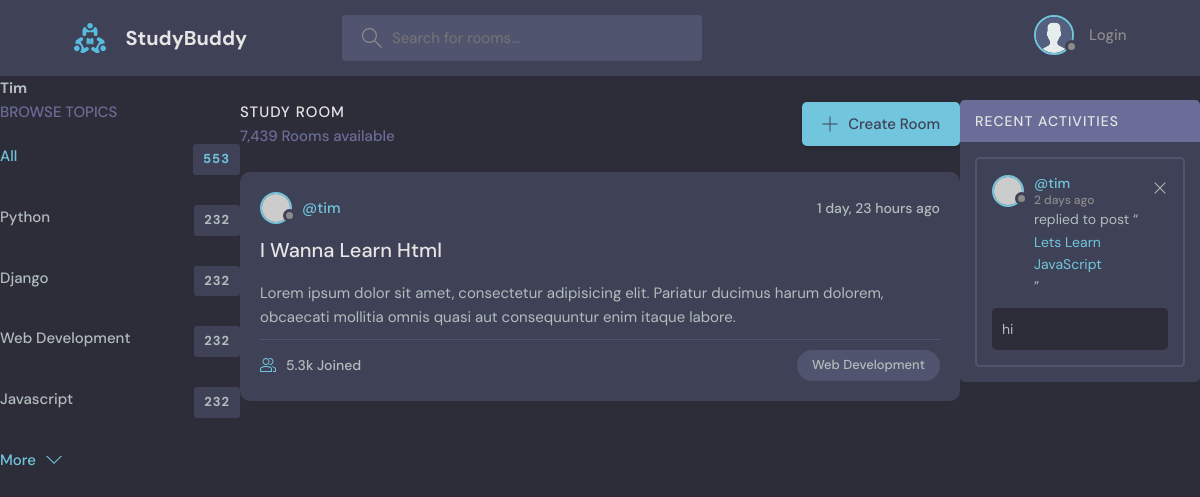
The app's page /profile/2/ with its own data.
### app/models.py (models this page shows, shortened)
class Topic(models.Model):
    name = models.CharField(max_length=200)

class Room(models.Model):
    host = models.ForeignKey(User, on_delete=models.SET_NULL, null=True)
    topic = models.ForeignKey(Topic, on_delete=models.SET_NULL, null=True)
    name = models.CharField(max_length=200, null=True, blank=True)
    description = models.TextField(null=True, blank=True)
    participants = models.ManyToManyField(User, related_name='participants', blank=True)
    updated = models.DateTimeField(auto_now_add=True)
    created = models.DateTimeField(auto_now_add=True)
    def __str__(self):
        return self.name
    class Meta:
        ordering = ['-updated', '-created']

class Message(models.Model):
    user = models.ForeignKey(User, on_delete=models.CASCADE)
    room = models.ForeignKey(Room, on_delete=models.CASCADE)
    body = models.TextField()
    updated = models.DateTimeField(auto_now_add=True)
    created = models.DateTimeField(auto_now_add=True)
    def __str__(self):
        return self.body[0:50]

### app/views.py (the view)
# urls.py: path('profile/<str:pk>/', views.profile, name='profile'),
def profile(request, pk):
    user = User.objects.get(id=pk)
    rooms = user.room_set.all()
    room_message = user.message_set.all()
    topics = Topic.objects.all()
    context = {'user': user, 'rooms': rooms, 'room_message': room_message, 'topics': topics}
    return render(request, 'profile.html', context)

### templates/profile.html (shortened to what this page needs)
{% extends 'main.html' %}
{% block content %}
<h3>{{user.username|title}}</h3>
<div class="profile-container">
    <div>
        {% include 'topics_component.html' %}
    </div>
    <div>
        {% include 'feed_component.html' %}
    </div>
    <div>
        {% include 'activity_component.html' %}
    </div>
</div>
{% endblock %}

### templates/main.html (shortened to what this page needs)
<!DOCTYPE html>
{% load static %}
<html lang="en">
<head>
  <link rel="stylesheet" href="{% static 'css/style.css' %}" />
</head>
<body>
{% include 'navbar.html' %}
{% block content %}
{% endblock %}
</body>
</html>

### templates/navbar.html (shortened to what this page needs)
{% load static %}
<header class="header header--loggedIn">
  <div class="container">
    <a href="/" class="header__logo">
      <img src="{% static 'assets/logo.svg' %}" />
      <h1>StudyBuddy</h1>
    </a>
    <form method="GET" action="{% url 'home' %}" class="header__search">
      <label>
        <input type="search" name="q" placeholder="Search for rooms..." />
      </label>
    </form>
    <nav class="header__menu">
      {% if request.user.is_authenticated %}
      <div class="header__user">
        <a href="{% url 'logout' %}">
          <div class="avatar avatar--medium active">
            <img src="https://randomuser.me/api/portraits/men/37.jpg" />
          </div>
          <p>{{request.user|title}} <span>@{{request.user}}</span></p>
        </a>
        <!--<button class="dropdown-button">
          <svg version="1.1" xmlns="http://www.w3.org/2000/svg" width="32" height="32" viewBox="0 0 32 32">
            <title>chevron-down</title>
            <path d="M16 21l-13-13h-3l16 16 16-16h-3l-13 13z"></path>
          </svg>
        </button>-->
      </div>
      {% else %}
      <div class="header__user">
        <a href="{% url 'login' %}">
          <div class="avatar avatar--medium">
            <img src="{% static 'assets/avatar.svg' %}"/>
          </div>
          <p>Login</p>
        </a>
      </div>
      {% endif %}
    </nav>
  </div>
</header>

### templates/topics_component.html
<div class="topics">
    <div class="topics__header">
        <h2>Browse Topics</h2>
    </div>
    <ul class="topics__list">
        <li>
            <a href="{% url 'home' %}" class="active">All <span>553</span></a>
        </li>
        {% for topic in topics %}
        <li>
            <a href="{% url 'home' %}?q={{topic.name}}">{{topic.name|title}} <span>232</span></a>
        </li>
        {% endfor %}
    </ul>
    <a class="btn btn--link" href="topics.html">
        More
        <svg version="1.1" xmlns="http://www.w3.org/2000/svg" width="32" height="32" viewBox="0 0 32 32">
            <title>chevron-down</title>
            <path d="M16 21l-13-13h-3l16 16 16-16h-3l-13 13z"></path>
        </svg>
    </a>
</div>

### templates/feed_component.html (shortened to what this page needs)
<div class="roomList">
  <div class="roomList__header">
    <div>
      <h2>Study Room</h2>
      <p>7,439 Rooms available</p>
    </div>
    <a class="btn btn--main" href="create-room.html">
      <svg version="1.1" xmlns="http://www.w3.org/2000/svg" width="32" height="32" viewBox="0 0 32 32">
        <title>add</title>
        <path d="M16.943 0.943h-1.885v14.115h-14.115v1.885h14.115v14.115h1.885v-14.115h14.115v-1.885h-14.115v-14.115z"></path>
      </svg>
      Create Room
    </a>
  </div>
  {% for room in rooms %}
  <div class="roomListRoom">
    <div class="roomListRoom__header">
      <a href="{% url 'profile' room.host.id %}" class="roomListRoom__author">
        <div class="avatar avatar--small">
          <img src="https://randomuser.me/api/portraits/women/11.jpg" />
        </div>
        <span>@{{room.host.username}}</span>
      </a>
      <div class="roomListRoom__actions">
        <span>{{room.created|timesince}} ago</span>
      </div>
    </div>
    <div class="roomListRoom__content">
      <a href="{% url 'room' room.id %}">{{room.name|title}}</a>
      <p>
        Lorem ipsum dolor sit amet, consectetur adipisicing elit. Pariatur ducimus harum dolorem, obcaecati
        mollitia omnis quasi aut consequuntur enim itaque labore.
      </p>
    </div>
    <div class="roomListRoom__meta">
      <a href="room.html" class="roomListRoom__joined">
        5.3k Joined
      </a>
      <p class="roomListRoom__topic">{{room.topic.name|title}}</p>
    </div>
  </div>
  {% endfor %}
</div>

### templates/activity_component.html
<div class="activities">
  <div class="activities__header">
    <h2>Recent Activities</h2>
  </div>
  {% for message in room_message %}
  <div class="activities__box">
    <div class="activities__boxHeader roomListRoom__header">
      <a href="profile.html" class="roomListRoom__author">
        <div class="avatar avatar--small">
          <img src="https://randomuser.me/api/portraits/women/11.jpg" />
        </div>
        <p>
          @{{message.user}}
          <span>{{message.created|timesince}} ago</span>
        </p>
      </a>
      <div class="roomListRoom__actions">
        <a href="#">
          <svg version="1.1" xmlns="http://www.w3.org/2000/svg" width="32" height="32" viewBox="0 0 32 32">
            <title>remove</title>
            <path d="M27.314 6.019l-1.333-1.333-9.98 9.981-9.981-9.981-1.333 1.333 9.981 9.981-9.981 9.98 1.333 1.333 9.981-9.98 9.98 9.98 1.333-1.333-9.98-9.98 9.98-9.981z"></path>
          </svg>
        </a>
      </div>
    </div>
    <div class="activities__boxContent">
      <p>replied to post “<a href="{% url 'room' message.room.id %}">{{message.room}}</a>”</p>
      <div class="activities__boxRoomContent">
        {{message}}
      </div>
    </div>
  </div>
  {% endfor %}
</div>

### templates/profile.html (style rules this page uses)
.profile-container { display: grid; grid-template-columns: 1fr 3fr 1fr; }

### records on screen
Topic: name "Python"
Topic: name "Django"
Topic: name "Web Development"
Topic: name "Javascript"
Room: host.username "tim", created "1 day, 23 hours", name "I Wanna Learn Html", topic.name "Web Development"
Message: user "tim", created "2 days", room "Lets Learn JavaScript", body "hi"

### other values on screen
{{ user.username|title }} "Tim"
